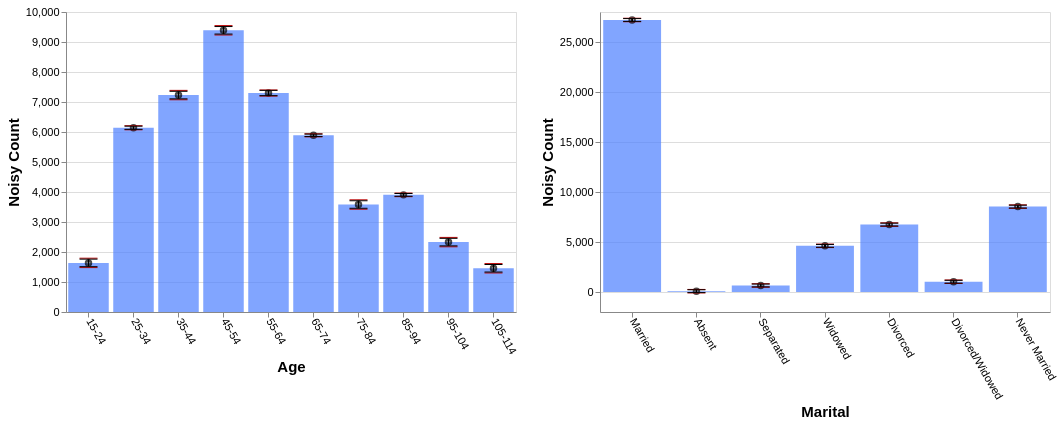

Specify this chart in Vega-Lite:
### Vega-Lite specification from a JSON file in a GitHub repository (floating-point values rounded to 4 significant figures)
{"config": {"view": {"continuousWidth": 400, "continuousHeight": 300}, "axis": {"labelFontSize": 11, "titleFontSize": 15}, "axisBottom": {"labelAngle": 60}}, "hconcat": [{"layer": [{"mark": "bar", "encoding": {"color": {"value": "transparent"}, "tooltip": [{"aggregate": "sum", "field": "noisy_count", "title": "noisy count", "type": "quantitative"}, {"aggregate": "sum", "field": "noisy_count_prev", "title": "prev count", "type": "quantitative"}, {"aggregate": "sum", "field": "error", "title": "current error", "type": "quantitative"}, {"aggregate": "sum", "field": "error_prev", "title": "prev error", "type": "quantitative"}], "x": {"field": "age", "sort": null, "title": "Age", "type": "ordinal"}}, "height": 300, "selection": {"selector607": {"type": "interval", "encodings": ["x"]}}, "transform": [{"filter": {"selection": "selector608"}}], "width": 450}, {"mark": {"type": "bar", "color": "gray", "opacity": 0}, "encoding": {"x": {"field": "age", "sort": null, "title": "Age", "type": "ordinal"}, "y": {"aggregate": "sum", "field": "noisy_count_prev", "type": "quantitative"}}, "transform": [{"filter": {"selection": "selector608"}}]}, {"mark": {"type": "bar", "color": "#4C7FFF", "opacity": 0.7}, "encoding": {"x": {"field": "age", "sort": null, "title": "Age", "type": "ordinal"}, "y": {"aggregate": "sum", "field": "noisy_count", "type": "quantitative"}}, "transform": [{"filter": {"selection": "selector608"}}]}, {"mark": {"type": "point", "color": "black", "opacity": 0.7}, "encoding": {"x": {"field": "age", "sort": null, "title": "Age", "type": "ordinal"}, "y": {"aggregate": "sum", "field": "noisy_count", "title": "Noisy Count", "type": "quantitative"}}, "transform": [{"filter": {"selection": "selector608"}}]}, {"mark": {"type": "rule", "color": "#B6B6B6", "size": 2, "strokeDash": [3, 3]}, "encoding": {"x": {"field": "age", "sort": null, "title": "Age", "type": "ordinal"}, "y": {"aggregate": "sum", "field": "plus_error_prev_age", "title": "", "type": "quantitative"}, "y2": {"aggregate": "sum", "field": "minus_error_prev_age", "title": ""}}, "transform": [{"filter": {"selection": "selector608"}}]}, {"mark": {"type": "tick", "color": "#B90000", "size": 0, "strokeDash": [1, 1]}, "encoding": {"x": {"field": "age", "sort": null, "title": "Age", "type": "ordinal"}, "y": {"aggregate": "sum", "field": "plus_error_prev_age", "type": "quantitative"}}, "transform": [{"filter": {"selection": "selector608"}}]}, {"mark": {"type": "tick", "color": "#B90000", "size": 0, "strokeDash": [3, 1]}, "encoding": {"x": {"field": "age", "sort": null, "title": "Age", "type": "ordinal"}, "y": {"aggregate": "sum", "field": "minus_error_prev_age", "type": "quantitative"}}, "transform": [{"filter": {"selection": "selector608"}}]}, {"mark": {"type": "rule", "color": "black", "size": 2}, "encoding": {"x": {"field": "age", "sort": null, "title": "Age", "type": "ordinal"}, "y": {"aggregate": "sum", "field": "plus_error", "title": "", "type": "quantitative"}, "y2": {"aggregate": "sum", "field": "minus_error", "title": ""}}, "transform": [{"filter": {"selection": "selector608"}}]}, {"mark": {"type": "tick", "color": "black", "width": 0}, "encoding": {"x": {"field": "age", "sort": null, "title": "Age", "type": "ordinal"}, "y": {"aggregate": "sum", "field": "plus_error", "type": "quantitative"}}, "transform": [{"filter": {"selection": "selector608"}}]}, {"mark": {"type": "tick", "color": "black", "width": 0}, "encoding": {"x": {"field": "age", "sort": null, "title": "Age", "type": "ordinal"}, "y": {"aggregate": "sum", "field": "minus_error", "type": "quantitative"}}, "transform": [{"filter": {"selection": "selector608"}}]}]}, {"layer": [{"mark": "bar", "encoding": {"color": {"value": "transparent"}, "tooltip": [{"aggregate": "sum", "field": "noisy_count", "title": "noisy count", "type": "quantitative"}, {"aggregate": "sum", "field": "noisy_count_prev", "title": "prev count", "type": "quantitative"}, {"aggregate": "sum", "field": "error", "title": "current error", "type": "quantitative"}, {"aggregate": "sum", "field": "error_prev", "title": "prev error", "type": "quantitative"}], "x": {"field": "marital", "sort": null, "title": "Marital", "type": "ordinal"}}, "height": 300, "selection": {"selector608": {"type": "interval", "encodings": ["x"]}}, "transform": [{"filter": {"selection": "selector607"}}], "width": 450}, {"mark": {"type": "bar", "color": "gray", "opacity": 0}, "encoding": {"x": {"field": "marital", "sort": null, "title": "Marital", "type": "ordinal"}, "y": {"aggregate": "sum", "field": "noisy_count_prev", "type": "quantitative"}}, "transform": [{"filter": {"selection": "selector607"}}]}, {"mark": {"type": "bar", "color": "#4C7FFF", "opacity": 0.7}, "encoding": {"x": {"field": "marital", "sort": null, "title": "Marital", "type": "ordinal"}, "y": {"aggregate": "sum", "field": "noisy_count", "type": "quantitative"}}, "transform": [{"filter": {"selection": "selector607"}}]}, {"mark": {"type": "point", "color": "black", "opacity": 0.7}, "encoding": {"x": {"field": "marital", "sort": null, "title": "Marital", "type": "ordinal"}, "y": {"aggregate": "sum", "field": "noisy_count", "title": "Noisy Count", "type": "quantitative"}}, "transform": [{"filter": {"selection": "selector607"}}]}, {"mark": {"type": "rule", "color": "#B6B6B6", "size": 2, "strokeDash": [3, 3]}, "encoding": {"x": {"field": "marital", "sort": null, "title": "Marital", "type": "ordinal"}, "y": {"aggregate": "sum", "field": "plus_error_prev_marital", "title": "", "type": "quantitative"}, "y2": {"aggregate": "sum", "field": "minus_error_prev_marital", "title": ""}}, "transform": [{"filter": {"selection": "selector607"}}]}, {"mark": {"type": "tick", "color": "#B90000", "size": 0, "strokeDash": [1, 1]}, "encoding": {"x": {"field": "marital", "sort": null, "title": "Marital", "type": "ordinal"}, "y": {"aggregate": "sum", "field": "plus_error_prev_marital", "type": "quantitative"}}, "transform": [{"filter": {"selection": "selector607"}}]}, {"mark": {"type": "tick", "color": "#B90000", "size": 0, "strokeDash": [3, 1]}, "encoding": {"x": {"field": "marital", "sort": null, "title": "Marital", "type": "ordinal"}, "y": {"aggregate": "sum", "field": "minus_error_prev_marital", "type": "quantitative"}}, "transform": [{"filter": {"selection": "selector607"}}]}, {"mark": {"type": "rule", "color": "black", "size": 2}, "encoding": {"x": {"field": "marital", "sort": null, "title": "Marital", "type": "ordinal"}, "y": {"aggregate": "sum", "field": "plus_error", "title": "", "type": "quantitative"}, "y2": {"aggregate": "sum", "field": "minus_error", "title": ""}}, "transform": [{"filter": {"selection": "selector607"}}]}, {"mark": {"type": "tick", "color": "black", "width": 0}, "encoding": {"x": {"field": "marital", "sort": null, "title": "Marital", "type": "ordinal"}, "y": {"aggregate": "sum", "field": "plus_error", "type": "quantitative"}}, "transform": [{"filter": {"selection": "selector607"}}]}, {"mark": {"type": "tick", "color": "black", "width": 0}, "encoding": {"x": {"field": "marital", "sort": null, "title": "Marital", "type": "ordinal"}, "y": {"aggregate": "sum", "field": "minus_error", "type": "quantitative"}}, "transform": [{"filter": {"selection": "selector607"}}]}]}], "data": {"name": "data-7596e14dc5808ba1fcfa028685f9fb3b"}, "$schema": "https://vega.github.io/schema/vega-lite/v4.17.0.json", "datasets": {"data-7596e14dc5808ba1fcfa028685f9fb3b": [{"age": "15-24", "marital": "Married", "noisy_count": 325.2, "true_count": 295.0, "plus_error": 343.1, "minus_error": 307.3, "error": 17.9, "noisy_count_prev": 334.3, "true_count_prev": 295.0, "plus_error_prev": 356.6, "minus_error_prev": 311.9, "error_prev": 22.4, "plus_error_prev_age": 355.1, "minus_error_prev_age": 310.4, "plus_error_prev_marital": 356.0, "minus_error_prev_marital": 311.2}, {"age": "15-24", "marital": "Absent", "noisy_count": 22.3, "true_count": 13.0, "plus_error": 40.2, "minus_error": 4.4, "error": 17.9, "noisy_count_prev": 21.3, "true_count_prev": 13.0, "plus_error_prev": 43.7, "minus_error_prev": -1.0, "error_prev": 22.4, "plus_error_prev_age": 42.16, "minus_error_prev_age": -2.543, "plus_error_prev_marital": 43.31, "minus_error_prev_marital": -1.39}, {"age": "15-24", "marital": "Separated", "noisy_count": 4.0, "true_count": 18.0, "plus_error": 21.9, "minus_error": -13.8, "error": 17.9, "noisy_count_prev": 2.3, "true_count_prev": 18.0, "plus_error_prev": 24.7, "minus_error_prev": -20.1, "error_prev": 22.4, "plus_error_prev_age": 23.16, "minus_error_prev_age": -21.64, "plus_error_prev_marital": 25.56, "minus_error_prev_marital": -19.24}, {"age": "15-24", "marital": "Widowed", "noisy_count": -40.3, "true_count": 2.0, "plus_error": -22.5, "minus_error": -58.2, "error": 17.9, "noisy_count_prev": -35.0, "true_count_prev": 2.0, "plus_error_prev": -12.7, "minus_error_prev": -57.4, "error_prev": 22.4, "plus_error_prev_age": -14.24, "minus_error_prev_age": -58.94, "plus_error_prev_marital": -12.99, "minus_error_prev_marital": -57.69}, {"age": "15-24", "marital": "Divorced", "noisy_count": 143.2, "true_count": 22.0, "plus_error": 161.1, "minus_error": 125.3, "error": 17.9, "noisy_count_prev": 138.4, "true_count_prev": 22.0, "plus_error_prev": 160.8, "minus_error_prev": 116.1, "error_prev": 22.4, "plus_error_prev_age": 159.3, "minus_error_prev_age": 114.6, "plus_error_prev_marital": 160.8, "minus_error_prev_marital": 116.1}, {"age": "15-24", "marital": "Divorced/Widowed", "noisy_count": -11.6, "true_count": 16.0, "plus_error": 6.3, "minus_error": -29.5, "error": 17.9, "noisy_count_prev": -5.9, "true_count_prev": 16.0, "plus_error_prev": 16.5, "minus_error_prev": -28.2, "error_prev": 22.4, "plus_error_prev_age": 14.96, "minus_error_prev_age": -29.74, "plus_error_prev_marital": 13.83, "minus_error_prev_marital": -30.87}, {"age": "15-24", "marital": "Never Married", "noisy_count": 1194.0, "true_count": 1190.0, "plus_error": 1212.0, "minus_error": 1176.0, "error": 17.9, "noisy_count_prev": 1192.0, "true_count_prev": 1190.0, "plus_error_prev": 1214.0, "minus_error_prev": 1170.0, "error_prev": 22.4, "plus_error_prev_age": 1213.0, "minus_error_prev_age": 1168.0, "plus_error_prev_marital": 1211.0, "minus_error_prev_marital": 1167.0}, {"age": "25-34", "marital": "Married", "noisy_count": 2773.0, "true_count": 2764.0, "plus_error": 2780.0, "minus_error": 2766.0, "error": 7.5, "noisy_count_prev": 2777.0, "true_count_prev": 2764.0, "plus_error_prev": 2787.0, "minus_error_prev": 2767.0, "error_prev": 9.7, "plus_error_prev_age": 2787.0, "minus_error_prev_age": 2767.0, "plus_error_prev_marital": 2786.0, "minus_error_prev_marital": 2767.0}, {"age": "25-34", "marital": "Absent", "noisy_count": 8.9, "true_count": 33.0, "plus_error": 16.4, "minus_error": 1.4, "error": 7.5, "noisy_count_prev": 8.8, "true_count_prev": 33.0, "plus_error_prev": 18.5, "minus_error_prev": -0.9, "error_prev": 9.7, "plus_error_prev_age": 18.59, "minus_error_prev_age": -0.8143, "plus_error_prev_marital": 18.11, "minus_error_prev_marital": -1.29}, {"age": "25-34", "marital": "Separated", "noisy_count": 52.7, "true_count": 77.0, "plus_error": 60.1, "minus_error": 45.2, "error": 7.5, "noisy_count_prev": 55.5, "true_count_prev": 77.0, "plus_error_prev": 65.2, "minus_error_prev": 45.8, "error_prev": 9.7, "plus_error_prev_age": 65.29, "minus_error_prev_age": 45.89, "plus_error_prev_marital": 66.06, "minus_error_prev_marital": 46.66}, {"age": "25-34", "marital": "Widowed", "noisy_count": 18.4, "true_count": 11.0, "plus_error": 25.9, "minus_error": 11.0, "error": 7.5, "noisy_count_prev": 13.8, "true_count_prev": 11.0, "plus_error_prev": 23.5, "minus_error_prev": 4.1, "error_prev": 9.7, "plus_error_prev_age": 23.59, "minus_error_prev_age": 4.186, "plus_error_prev_marital": 23.21, "minus_error_prev_marital": 3.81}, {"age": "25-34", "marital": "Divorced", "noisy_count": 358.7, "true_count": 372.0, "plus_error": 366.2, "minus_error": 351.2, "error": 7.5, "noisy_count_prev": 354.9, "true_count_prev": 372.0, "plus_error_prev": 364.6, "minus_error_prev": 345.2, "error_prev": 9.7, "plus_error_prev_age": 364.7, "minus_error_prev_age": 345.3, "plus_error_prev_marital": 364.6, "minus_error_prev_marital": 345.2}, {"age": "25-34", "marital": "Divorced/Widowed", "noisy_count": 221.0, "true_count": 189.0, "plus_error": 228.5, "minus_error": 213.5, "error": 7.5, "noisy_count_prev": 221.0, "true_count_prev": 189.0, "plus_error_prev": 230.7, "minus_error_prev": 211.3, "error_prev": 9.7, "plus_error_prev_age": 230.8, "minus_error_prev_age": 211.4, "plus_error_prev_marital": 228.0, "minus_error_prev_marital": 208.6}, {"age": "25-34", "marital": "Never Married", "noisy_count": 2709.0, "true_count": 2691.0, "plus_error": 2716.0, "minus_error": 2702.0, "error": 7.5, "noisy_count_prev": 2710.0, "true_count_prev": 2691.0, "plus_error_prev": 2720.0, "minus_error_prev": 2700.0, "error_prev": 9.7, "plus_error_prev_age": 2720.0, "minus_error_prev_age": 2700.0, "plus_error_prev_marital": 2717.0, "minus_error_prev_marital": 2697.0}, {"age": "35-44", "marital": "Married", "noisy_count": 4287.0, "true_count": 4273.0, "plus_error": 4305.0, "minus_error": 4269.0, "error": 17.9, "noisy_count_prev": 4290.0, "true_count_prev": 4273.0, "plus_error_prev": 4313.0, "minus_error_prev": 4268.0, "error_prev": 22.4, "plus_error_prev_age": 4310.0, "minus_error_prev_age": 4266.0, "plus_error_prev_marital": 4312.0, "minus_error_prev_marital": 4267.0}, {"age": "35-44", "marital": "Absent", "noisy_count": 114.4, "true_count": 31.0, "plus_error": 132.3, "minus_error": 96.6, "error": 17.9, "noisy_count_prev": 113.2, "true_count_prev": 31.0, "plus_error_prev": 135.5, "minus_error_prev": 90.8, "error_prev": 22.4, "plus_error_prev_age": 133.1, "minus_error_prev_age": 88.41, "plus_error_prev_marital": 135.1, "minus_error_prev_marital": 90.41}, {"age": "35-44", "marital": "Separated", "noisy_count": 149.5, "true_count": 96.0, "plus_error": 167.4, "minus_error": 131.6, "error": 17.9, "noisy_count_prev": 136.2, "true_count_prev": 96.0, "plus_error_prev": 158.6, "minus_error_prev": 113.9, "error_prev": 22.4, "plus_error_prev_age": 156.2, "minus_error_prev_age": 111.5, "plus_error_prev_marital": 159.5, "minus_error_prev_marital": 114.8}, {"age": "35-44", "marital": "Widowed", "noisy_count": -10.0, "true_count": 57.0, "plus_error": 7.9, "minus_error": -27.9, "error": 17.9, "noisy_count_prev": -0.5, "true_count_prev": 57.0, "plus_error_prev": 21.8, "minus_error_prev": -22.9, "error_prev": 22.4, "plus_error_prev_age": 19.41, "minus_error_prev_age": -25.29, "plus_error_prev_marital": 21.51, "minus_error_prev_marital": -23.19}, {"age": "35-44", "marital": "Divorced", "noisy_count": 905.9, "true_count": 905.0, "plus_error": 923.8, "minus_error": 888.0, "error": 17.9, "noisy_count_prev": 903.8, "true_count_prev": 905.0, "plus_error_prev": 926.2, "minus_error_prev": 881.5, "error_prev": 22.4, "plus_error_prev_age": 923.8, "minus_error_prev_age": 879.1, "plus_error_prev_marital": 926.2, "minus_error_prev_marital": 881.5}, {"age": "35-44", "marital": "Divorced/Widowed", "noisy_count": 232.4, "true_count": 286.0, "plus_error": 250.3, "minus_error": 214.5, "error": 17.9, "noisy_count_prev": 237.3, "true_count_prev": 286.0, "plus_error_prev": 259.7, "minus_error_prev": 214.9, "error_prev": 22.4, "plus_error_prev_age": 257.3, "minus_error_prev_age": 212.5, "plus_error_prev_marital": 257.0, "minus_error_prev_marital": 212.2}, {"age": "35-44", "marital": "Never Married", "noisy_count": 1552.0, "true_count": 1684.0, "plus_error": 1570.0, "minus_error": 1534.0, "error": 17.9, "noisy_count_prev": 1567.0, "true_count_prev": 1684.0, "plus_error_prev": 1590.0, "minus_error_prev": 1545.0, "error_prev": 22.4, "plus_error_prev_age": 1587.0, "minus_error_prev_age": 1543.0, "plus_error_prev_marital": 1587.0, "minus_error_prev_marital": 1542.0}, {"age": "45-54", "marital": "Married", "noisy_count": 5515.0, "true_count": 5589.0, "plus_error": 5533.0, "minus_error": 5498.0, "error": 17.9, "noisy_count_prev": 5517.0, "true_count_prev": 5589.0, "plus_error_prev": 5539.0, "minus_error_prev": 5495.0, "error_prev": 22.4, "plus_error_prev_age": 5540.0, "minus_error_prev_age": 5495.0, "plus_error_prev_marital": 5539.0, "minus_error_prev_marital": 5494.0}, {"age": "45-54", "marital": "Absent", "noisy_count": 78.3, "true_count": 27.0, "plus_error": 96.2, "minus_error": 60.4, "error": 17.9, "noisy_count_prev": 78.9, "true_count_prev": 27.0, "plus_error_prev": 101.2, "minus_error_prev": 56.5, "error_prev": 22.4, "plus_error_prev_age": 101.7, "minus_error_prev_age": 57.04, "plus_error_prev_marital": 100.8, "minus_error_prev_marital": 56.11}, {"age": "45-54", "marital": "Separated", "noisy_count": 202.1, "true_count": 156.0, "plus_error": 220.0, "minus_error": 184.2, "error": 17.9, "noisy_count_prev": 199.2, "true_count_prev": 156.0, "plus_error_prev": 221.5, "minus_error_prev": 176.8, "error_prev": 22.4, "plus_error_prev_age": 222.0, "minus_error_prev_age": 177.3, "plus_error_prev_marital": 222.4, "minus_error_prev_marital": 177.7}, {"age": "45-54", "marital": "Widowed", "noisy_count": 106.6, "true_count": 143.0, "plus_error": 124.5, "minus_error": 88.8, "error": 17.9, "noisy_count_prev": 110.5, "true_count_prev": 143.0, "plus_error_prev": 132.9, "minus_error_prev": 88.1, "error_prev": 22.4, "plus_error_prev_age": 133.4, "minus_error_prev_age": 88.64, "plus_error_prev_marital": 132.6, "minus_error_prev_marital": 87.81}, {"age": "45-54", "marital": "Divorced", "noisy_count": 1734.0, "true_count": 1715.0, "plus_error": 1752.0, "minus_error": 1716.0, "error": 17.9, "noisy_count_prev": 1722.0, "true_count_prev": 1715.0, "plus_error_prev": 1744.0, "minus_error_prev": 1700.0, "error_prev": 22.4, "plus_error_prev_age": 1745.0, "minus_error_prev_age": 1700.0, "plus_error_prev_marital": 1744.0, "minus_error_prev_marital": 1700.0}, {"age": "45-54", "marital": "Divorced/Widowed", "noisy_count": 301.5, "true_count": 379.0, "plus_error": 319.4, "minus_error": 283.6, "error": 17.9, "noisy_count_prev": 308.7, "true_count_prev": 379.0, "plus_error_prev": 331.1, "minus_error_prev": 286.3, "error_prev": 22.4, "plus_error_prev_age": 331.6, "minus_error_prev_age": 286.8, "plus_error_prev_marital": 328.4, "minus_error_prev_marital": 283.6}, {"age": "45-54", "marital": "Never Married", "noisy_count": 1452.0, "true_count": 1324.0, "plus_error": 1470.0, "minus_error": 1434.0, "error": 17.9, "noisy_count_prev": 1450.0, "true_count_prev": 1324.0, "plus_error_prev": 1472.0, "minus_error_prev": 1428.0, "error_prev": 22.4, "plus_error_prev_age": 1473.0, "minus_error_prev_age": 1428.0, "plus_error_prev_marital": 1469.0, "minus_error_prev_marital": 1425.0}, {"age": "55-64", "marital": "Married", "noisy_count": 4527.0, "true_count": 4513.0, "plus_error": 4540.0, "minus_error": 4515.0, "error": 12.5, "noisy_count_prev": 4527.0, "true_count_prev": 4513.0, "plus_error_prev": 4541.0, "minus_error_prev": 4512.0, "error_prev": 14.6, "plus_error_prev_age": 4542.0, "minus_error_prev_age": 4512.0, "plus_error_prev_marital": 4541.0, "minus_error_prev_marital": 4512.0}, {"age": "55-64", "marital": "Absent", "noisy_count": 57.2, "true_count": 10.0, "plus_error": 69.7, "minus_error": 44.7, "error": 12.5, "noisy_count_prev": 52.6, "true_count_prev": 10.0, "plus_error_prev": 67.1, "minus_error_prev": 38.0, "error_prev": 14.6, "plus_error_prev_age": 67.23, "minus_error_prev_age": 38.13, "plus_error_prev_marital": 66.71, "minus_error_prev_marital": 37.61}, {"age": "55-64", "marital": "Separated", "noisy_count": 58.5, "true_count": 106.0, "plus_error": 71.0, "minus_error": 46.0, "error": 12.5, "noisy_count_prev": 64.2, "true_count_prev": 106.0, "plus_error_prev": 78.7, "minus_error_prev": 49.6, "error_prev": 14.6, "plus_error_prev_age": 78.83, "minus_error_prev_age": 49.73, "plus_error_prev_marital": 79.56, "minus_error_prev_marital": 50.46}, {"age": "55-64", "marital": "Widowed", "noisy_count": 215.1, "true_count": 210.0, "plus_error": 227.6, "minus_error": 202.6, "error": 12.5, "noisy_count_prev": 213.5, "true_count_prev": 210.0, "plus_error_prev": 228.0, "minus_error_prev": 198.9, "error_prev": 14.6, "plus_error_prev_age": 228.1, "minus_error_prev_age": 199.0, "plus_error_prev_marital": 227.7, "minus_error_prev_marital": 198.6}, {"age": "55-64", "marital": "Divorced", "noisy_count": 1507.0, "true_count": 1509.0, "plus_error": 1520.0, "minus_error": 1494.0, "error": 12.5, "noisy_count_prev": 1507.0, "true_count_prev": 1509.0, "plus_error_prev": 1522.0, "minus_error_prev": 1493.0, "error_prev": 14.6, "plus_error_prev_age": 1522.0, "minus_error_prev_age": 1493.0, "plus_error_prev_marital": 1522.0, "minus_error_prev_marital": 1493.0}, {"age": "55-64", "marital": "Divorced/Widowed", "noisy_count": 217.1, "true_count": 241.0, "plus_error": 229.6, "minus_error": 204.6, "error": 12.5, "noisy_count_prev": 212.5, "true_count_prev": 241.0, "plus_error_prev": 227.1, "minus_error_prev": 197.9, "error_prev": 14.6, "plus_error_prev_age": 227.2, "minus_error_prev_age": 198.0, "plus_error_prev_marital": 224.4, "minus_error_prev_marital": 195.2}, {"age": "55-64", "marital": "Never Married", "noisy_count": 717.5, "true_count": 730.0, "plus_error": 730.0, "minus_error": 704.9, "error": 12.5, "noisy_count_prev": 722.0, "true_count_prev": 730.0, "plus_error_prev": 736.6, "minus_error_prev": 707.4, "error_prev": 14.6, "plus_error_prev_age": 736.7, "minus_error_prev_age": 707.5, "plus_error_prev_marital": 733.5, "minus_error_prev_marital": 704.3}, {"age": "65-74", "marital": "Married", "noisy_count": 3651.0, "true_count": 3666.0, "plus_error": 3657.0, "minus_error": 3645.0, "error": 5.8, "noisy_count_prev": 3651.0, "true_count_prev": 3666.0, "plus_error_prev": 3659.0, "minus_error_prev": 3644.0, "error_prev": 7.3, "plus_error_prev_age": 3659.0, "minus_error_prev_age": 3644.0, "plus_error_prev_marital": 3658.0, "minus_error_prev_marital": 3643.0}, {"age": "65-74", "marital": "Absent", "noisy_count": 28.1, "true_count": 1.0, "plus_error": 33.9, "minus_error": 22.3, "error": 5.8, "noisy_count_prev": 24.4, "true_count_prev": 1.0, "plus_error_prev": 31.6, "minus_error_prev": 17.1, "error_prev": 7.3, "plus_error_prev_age": 31.94, "minus_error_prev_age": 17.44, "plus_error_prev_marital": 31.21, "minus_error_prev_marital": 16.71}, {"age": "65-74", "marital": "Separated", "noisy_count": 71.9, "true_count": 84.0, "plus_error": 77.7, "minus_error": 66.1, "error": 5.8, "noisy_count_prev": 73.2, "true_count_prev": 84.0, "plus_error_prev": 80.4, "minus_error_prev": 65.9, "error_prev": 7.3, "plus_error_prev_age": 80.74, "minus_error_prev_age": 66.24, "plus_error_prev_marital": 81.26, "minus_error_prev_marital": 66.76}, {"age": "65-74", "marital": "Widowed", "noisy_count": 424.1, "true_count": 406.0, "plus_error": 429.9, "minus_error": 418.3, "error": 5.8, "noisy_count_prev": 421.8, "true_count_prev": 406.0, "plus_error_prev": 429.1, "minus_error_prev": 414.6, "error_prev": 7.3, "plus_error_prev_age": 429.4, "minus_error_prev_age": 414.9, "plus_error_prev_marital": 428.8, "minus_error_prev_marital": 414.3}, {"age": "65-74", "marital": "Divorced", "noisy_count": 1174.0, "true_count": 1161.0, "plus_error": 1180.0, "minus_error": 1169.0, "error": 5.8, "noisy_count_prev": 1173.0, "true_count_prev": 1161.0, "plus_error_prev": 1180.0, "minus_error_prev": 1166.0, "error_prev": 7.3, "plus_error_prev_age": 1181.0, "minus_error_prev_age": 1166.0, "plus_error_prev_marital": 1180.0, "minus_error_prev_marital": 1166.0}, {"age": "65-74", "marital": "Divorced/Widowed", "noisy_count": 131.0, "true_count": 150.0, "plus_error": 136.8, "minus_error": 125.2, "error": 5.8, "noisy_count_prev": 132.5, "true_count_prev": 150.0, "plus_error_prev": 139.8, "minus_error_prev": 125.3, "error_prev": 7.3, "plus_error_prev_age": 140.1, "minus_error_prev_age": 125.6, "plus_error_prev_marital": 137.1, "minus_error_prev_marital": 122.6}, {"age": "65-74", "marital": "Never Married", "noisy_count": 409.0, "true_count": 399.0, "plus_error": 414.8, "minus_error": 403.2, "error": 5.8, "noisy_count_prev": 410.4, "true_count_prev": 399.0, "plus_error_prev": 417.7, "minus_error_prev": 403.2, "error_prev": 7.3, "plus_error_prev_age": 418.0, "minus_error_prev_age": 403.5, "plus_error_prev_marital": 414.6, "minus_error_prev_marital": 400.1}, {"age": "75-84", "marital": "Married", "noisy_count": 2384.0, "true_count": 2360.0, "plus_error": 2401.0, "minus_error": 2366.0, "error": 17.9, "noisy_count_prev": 2380.0, "true_count_prev": 2360.0, "plus_error_prev": 2402.0, "minus_error_prev": 2357.0, "error_prev": 22.4, "plus_error_prev_age": 2400.0, "minus_error_prev_age": 2355.0, "plus_error_prev_marital": 2401.0, "minus_error_prev_marital": 2357.0}, {"age": "75-84", "marital": "Absent", "noisy_count": -45.5, "true_count": 2.0, "plus_error": -27.7, "minus_error": -63.4, "error": 17.9, "noisy_count_prev": -47.7, "true_count_prev": 2.0, "plus_error_prev": -25.3, "minus_error_prev": -70.0, "error_prev": 22.4, "plus_error_prev_age": -27.6, "minus_error_prev_age": -72.3, "plus_error_prev_marital": -25.69, "minus_error_prev_marital": -70.39}, {"age": "75-84", "marital": "Separated", "noisy_count": -17.6, "true_count": 56.0, "plus_error": 0.3, "minus_error": -35.4, "error": 17.9, "noisy_count_prev": -9.3, "true_count_prev": 56.0, "plus_error_prev": 13.1, "minus_error_prev": -31.6, "error_prev": 22.4, "plus_error_prev_age": 10.8, "minus_error_prev_age": -33.9, "plus_error_prev_marital": 13.96, "minus_error_prev_marital": -30.74}, {"age": "75-84", "marital": "Widowed", "noisy_count": 617.9, "true_count": 638.0, "plus_error": 635.8, "minus_error": 600.0, "error": 17.9, "noisy_count_prev": 612.9, "true_count_prev": 638.0, "plus_error_prev": 635.3, "minus_error_prev": 590.6, "error_prev": 22.4, "plus_error_prev_age": 633.0, "minus_error_prev_age": 588.3, "plus_error_prev_marital": 635.0, "minus_error_prev_marital": 590.3}, {"age": "75-84", "marital": "Divorced", "noisy_count": 414.1, "true_count": 592.0, "plus_error": 432.0, "minus_error": 396.2, "error": 17.9, "noisy_count_prev": 427.9, "true_count_prev": 592.0, "plus_error_prev": 450.3, "minus_error_prev": 405.5, "error_prev": 22.4, "plus_error_prev_age": 448.0, "minus_error_prev_age": 403.2, "plus_error_prev_marital": 450.3, "minus_error_prev_marital": 405.5}, {"age": "75-84", "marital": "Divorced/Widowed", "noisy_count": 55.3, "true_count": 72.0, "plus_error": 73.2, "minus_error": 37.4, "error": 17.9, "noisy_count_prev": 60.6, "true_count_prev": 72.0, "plus_error_prev": 83.0, "minus_error_prev": 38.2, "error_prev": 22.4, "plus_error_prev_age": 80.7, "minus_error_prev_age": 35.9, "plus_error_prev_marital": 80.33, "minus_error_prev_marital": 35.53}, {"age": "75-84", "marital": "Never Married", "noisy_count": 175.3, "true_count": 189.0, "plus_error": 193.2, "minus_error": 157.4, "error": 17.9, "noisy_count_prev": 175.1, "true_count_prev": 189.0, "plus_error_prev": 197.5, "minus_error_prev": 152.8, "error_prev": 22.4, "plus_error_prev_age": 195.2, "minus_error_prev_age": 150.5, "plus_error_prev_marital": 194.4, "minus_error_prev_marital": 149.7}, {"age": "85-94", "marital": "Married", "noisy_count": 2136.0, "true_count": 2152.0, "plus_error": 2143.0, "minus_error": 2130.0, "error": 6.6, "noisy_count_prev": 2138.0, "true_count_prev": 2152.0, "plus_error_prev": 2146.0, "minus_error_prev": 2129.0, "error_prev": 8.6, "plus_error_prev_age": 2145.0, "minus_error_prev_age": 2128.0, "plus_error_prev_marital": 2146.0, "minus_error_prev_marital": 2128.0}, {"age": "85-94", "marital": "Absent", "noisy_count": -7.7, "true_count": 0.0, "plus_error": -1.1, "minus_error": -14.3, "error": 6.6, "noisy_count_prev": -9.0, "true_count_prev": 0.0, "plus_error_prev": -0.4, "minus_error_prev": -17.5, "error_prev": 8.6, "plus_error_prev_age": -1.257, "minus_error_prev_age": -18.36, "plus_error_prev_marital": -0.79, "minus_error_prev_marital": -17.89}, {"age": "85-94", "marital": "Separated", "noisy_count": 62.8, "true_count": 52.0, "plus_error": 69.4, "minus_error": 56.2, "error": 6.6, "noisy_count_prev": 61.7, "true_count_prev": 52.0, "plus_error_prev": 70.3, "minus_error_prev": 53.1, "error_prev": 8.6, "plus_error_prev_age": 69.44, "minus_error_prev_age": 52.24, "plus_error_prev_marital": 71.16, "minus_error_prev_marital": 53.96}, {"age": "85-94", "marital": "Widowed", "noisy_count": 1225.0, "true_count": 1211.0, "plus_error": 1232.0, "minus_error": 1219.0, "error": 6.6, "noisy_count_prev": 1229.0, "true_count_prev": 1211.0, "plus_error_prev": 1238.0, "minus_error_prev": 1221.0, "error_prev": 8.6, "plus_error_prev_age": 1237.0, "minus_error_prev_age": 1220.0, "plus_error_prev_marital": 1238.0, "minus_error_prev_marital": 1221.0}, {"age": "85-94", "marital": "Divorced", "noisy_count": 393.2, "true_count": 390.0, "plus_error": 399.8, "minus_error": 386.6, "error": 6.6, "noisy_count_prev": 394.3, "true_count_prev": 390.0, "plus_error_prev": 402.9, "minus_error_prev": 385.7, "error_prev": 8.6, "plus_error_prev_age": 402.0, "minus_error_prev_age": 384.8, "plus_error_prev_marital": 402.9, "minus_error_prev_marital": 385.7}, {"age": "85-94", "marital": "Divorced/Widowed", "noisy_count": -83.2, "true_count": 50.0, "plus_error": -76.6, "minus_error": -89.8, "error": 6.6, "noisy_count_prev": -81.1, "true_count_prev": 50.0, "plus_error_prev": -72.5, "minus_error_prev": -89.6, "error_prev": 8.6, "plus_error_prev_age": -73.36, "minus_error_prev_age": -90.46, "plus_error_prev_marital": -75.17, "minus_error_prev_marital": -92.27}, {"age": "85-94", "marital": "Never Married", "noisy_count": 177.3, "true_count": 182.0, "plus_error": 183.9, "minus_error": 170.7, "error": 6.6, "noisy_count_prev": 177.2, "true_count_prev": 182.0, "plus_error_prev": 185.8, "minus_error_prev": 168.6, "error_prev": 8.6, "plus_error_prev_age": 184.9, "minus_error_prev_age": 167.7, "plus_error_prev_marital": 182.7, "minus_error_prev_marital": 165.5}, {"age": "95-104", "marital": "Married", "noisy_count": 1100.0, "true_count": 1055.0, "plus_error": 1118.0, "minus_error": 1082.0, "error": 17.9, "noisy_count_prev": 1092.0, "true_count_prev": 1055.0, "plus_error_prev": 1115.0, "minus_error_prev": 1070.0, "error_prev": 22.4, "plus_error_prev_age": 1112.0, "minus_error_prev_age": 1068.0, "plus_error_prev_marital": 1114.0, "minus_error_prev_marital": 1069.0}, {"age": "95-104", "marital": "Absent", "noisy_count": -148.6, "true_count": 0.0, "plus_error": -130.7, "minus_error": -166.5, "error": 17.9, "noisy_count_prev": -134.6, "true_count_prev": 0.0, "plus_error_prev": -112.3, "minus_error_prev": -157.0, "error_prev": 22.4, "plus_error_prev_age": -114.6, "minus_error_prev_age": -159.3, "plus_error_prev_marital": -112.7, "minus_error_prev_marital": -157.4}, {"age": "95-104", "marital": "Separated", "noisy_count": 41.9, "true_count": 41.0, "plus_error": 59.8, "minus_error": 24.0, "error": 17.9, "noisy_count_prev": 34.6, "true_count_prev": 41.0, "plus_error_prev": 57.0, "minus_error_prev": 12.3, "error_prev": 22.4, "plus_error_prev_age": 54.69, "minus_error_prev_age": 9.986, "plus_error_prev_marital": 57.86, "minus_error_prev_marital": 13.16}, {"age": "95-104", "marital": "Widowed", "noisy_count": 1152.0, "true_count": 1174.0, "plus_error": 1170.0, "minus_error": 1134.0, "error": 17.9, "noisy_count_prev": 1151.0, "true_count_prev": 1174.0, "plus_error_prev": 1173.0, "minus_error_prev": 1128.0, "error_prev": 22.4, "plus_error_prev_age": 1171.0, "minus_error_prev_age": 1126.0, "plus_error_prev_marital": 1173.0, "minus_error_prev_marital": 1128.0}, {"age": "95-104", "marital": "Divorced", "noisy_count": 95.2, "true_count": 140.0, "plus_error": 113.1, "minus_error": 77.3, "error": 17.9, "noisy_count_prev": 103.6, "true_count_prev": 140.0, "plus_error_prev": 126.0, "minus_error_prev": 81.3, "error_prev": 22.4, "plus_error_prev_age": 123.7, "minus_error_prev_age": 78.99, "plus_error_prev_marital": 126.0, "minus_error_prev_marital": 81.26}, {"age": "95-104", "marital": "Divorced/Widowed", "noisy_count": 2.2, "true_count": 16.0, "plus_error": 20.1, "minus_error": -15.7, "error": 17.9, "noisy_count_prev": -0.6, "true_count_prev": 16.0, "plus_error_prev": 21.7, "minus_error_prev": -23.0, "error_prev": 22.4, "plus_error_prev_age": 19.39, "minus_error_prev_age": -25.31, "plus_error_prev_marital": 19.03, "minus_error_prev_marital": -25.67}, {"age": "95-104", "marital": "Never Married", "noisy_count": 87.3, "true_count": 119.0, "plus_error": 105.2, "minus_error": 69.4, "error": 17.9, "noisy_count_prev": 100.3, "true_count_prev": 119.0, "plus_error_prev": 122.7, "minus_error_prev": 77.9, "error_prev": 22.4, "plus_error_prev_age": 120.4, "minus_error_prev_age": 75.59, "plus_error_prev_marital": 119.6, "minus_error_prev_marital": 74.81}, {"age": "105-114", "marital": "Married", "noisy_count": 503.0, "true_count": 398.0, "plus_error": 520.9, "minus_error": 485.2, "error": 17.9, "noisy_count_prev": 501.5, "true_count_prev": 398.0, "plus_error_prev": 523.9, "minus_error_prev": 479.1, "error_prev": 22.4, "plus_error_prev_age": 523.2, "minus_error_prev_age": 478.4, "plus_error_prev_marital": 523.2, "minus_error_prev_marital": 478.5}, {"age": "105-114", "marital": "Absent", "noisy_count": -25.2, "true_count": 0.0, "plus_error": -7.3, "minus_error": -43.1, "error": 17.9, "noisy_count_prev": -21.8, "true_count_prev": 0.0, "plus_error_prev": 0.6, "minus_error_prev": -44.1, "error_prev": 22.4, "plus_error_prev_age": -0.05714, "minus_error_prev_age": -44.76, "plus_error_prev_marital": 0.21, "minus_error_prev_marital": -44.49}, {"age": "105-114", "marital": "Separated", "noisy_count": 27.3, "true_count": 25.0, "plus_error": 45.2, "minus_error": 9.4, "error": 17.9, "noisy_count_prev": 26.9, "true_count_prev": 25.0, "plus_error_prev": 49.3, "minus_error_prev": 4.6, "error_prev": 22.4, "plus_error_prev_age": 48.64, "minus_error_prev_age": 3.943, "plus_error_prev_marital": 50.16, "minus_error_prev_marital": 5.46}, {"age": "105-114", "marital": "Widowed", "noisy_count": 907.2, "true_count": 881.0, "plus_error": 925.1, "minus_error": 889.3, "error": 17.9, "noisy_count_prev": 902.2, "true_count_prev": 881.0, "plus_error_prev": 924.6, "minus_error_prev": 879.9, "error_prev": 22.4, "plus_error_prev_age": 923.9, "minus_error_prev_age": 879.2, "plus_error_prev_marital": 924.3, "minus_error_prev_marital": 879.6}, {"age": "105-114", "marital": "Divorced", "noisy_count": 16.4, "true_count": 44.0, "plus_error": 34.3, "minus_error": -1.5, "error": 17.9, "noisy_count_prev": 17.6, "true_count_prev": 44.0, "plus_error_prev": 39.9, "minus_error_prev": -4.8, "error_prev": 22.4, "plus_error_prev_age": 39.24, "minus_error_prev_age": -5.457, "plus_error_prev_marital": 39.86, "minus_error_prev_marital": -4.84}, {"age": "105-114", "marital": "Divorced/Widowed", "noisy_count": -38.0, "true_count": 4.0, "plus_error": -20.1, "minus_error": -55.9, "error": 17.9, "noisy_count_prev": -30.6, "true_count_prev": 4.0, "plus_error_prev": -8.2, "minus_error_prev": -52.9, "error_prev": 22.4, "plus_error_prev_age": -8.857, "minus_error_prev_age": -53.56, "plus_error_prev_marital": -10.87, "minus_error_prev_marital": -55.57}, {"age": "105-114", "marital": "Never Married", "noisy_count": 67.1, "true_count": 49.0, "plus_error": 85.0, "minus_error": 49.2, "error": 17.9, "noisy_count_prev": 66.6, "true_count_prev": 49.0, "plus_error_prev": 89.0, "minus_error_prev": 44.3, "error_prev": 22.4, "plus_error_prev_age": 88.34, "minus_error_prev_age": 43.64, "plus_error_prev_marital": 85.91, "minus_error_prev_marital": 41.21}]}}
